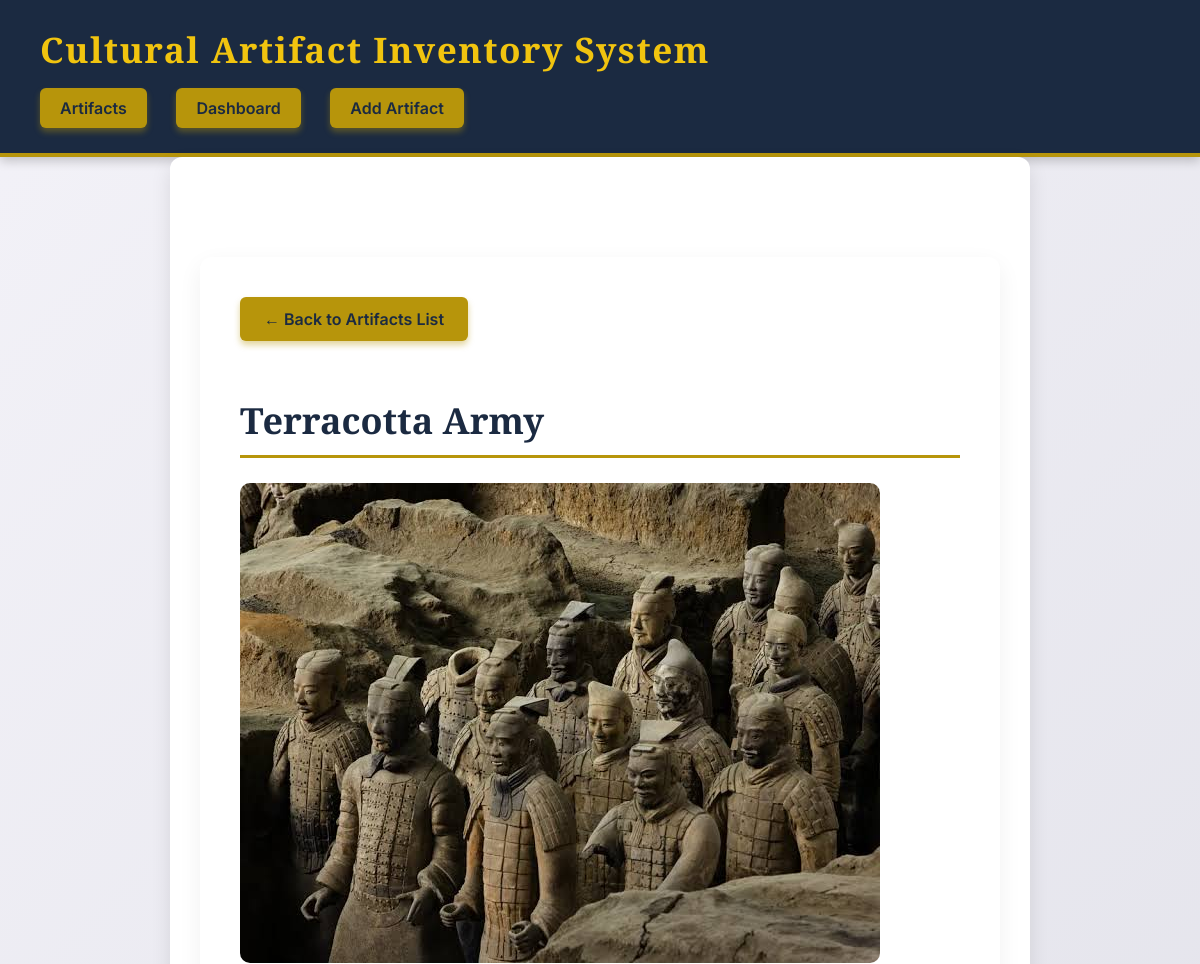
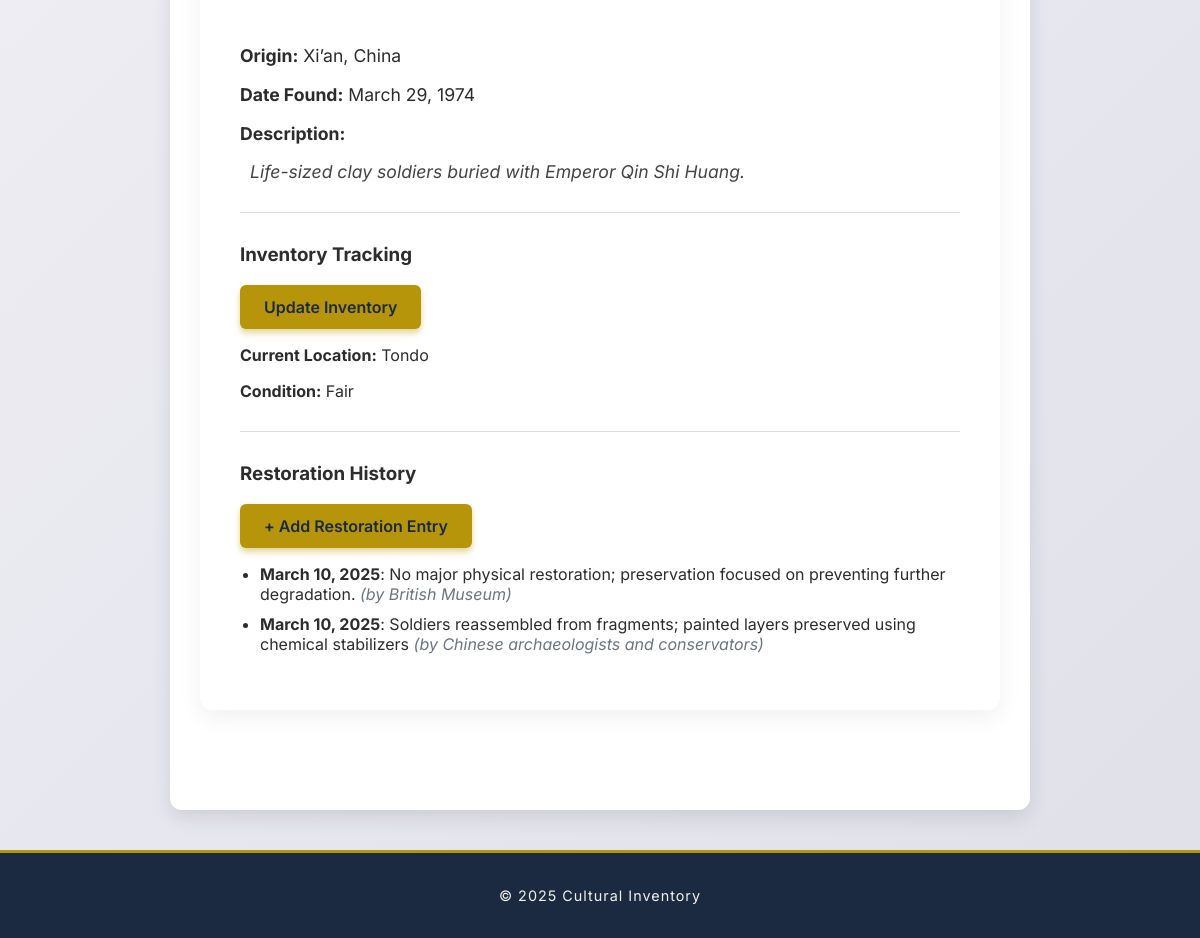
Page /7/ on the committed database (2 pictures, top to bottom).
### artifacts/models.py (models this page shows, shortened)
class Artifact(models.Model):
    name = models.CharField(max_length=100)
    description = models.TextField()
    origin = models.CharField(max_length=100)
    date_found = models.DateField(default=date.today)
    image = models.ImageField(upload_to='artifacts/', blank=True, null=True)

class ArtifactInventory(models.Model):
    CONDITION_CHOICES = [
        ('good', 'Good'),
        ('fair', 'Fair'),
        ('poor', 'Poor'),
    ]
    artifact = models.OneToOneField(Artifact, on_delete=models.CASCADE, related_name='inventory')
    location = models.CharField(max_length=100)
    condition = models.CharField(max_length=10, choices=CONDITION_CHOICES)
    last_updated = models.DateTimeField(auto_now=True)

class RestorationHistory(models.Model):
    artifact = models.ForeignKey(Artifact, on_delete=models.CASCADE, related_name='restorations')
    restoration_date = models.DateField()
    description = models.TextField()
    restored_by = models.CharField(max_length=100, blank=True, null=True)

### artifacts/views.py (the view)
# urls.py: path('<int:pk>/', views.artifact_detail, name='artifact_detail'),
def artifact_detail(request, pk):
    artifact = get_object_or_404(Artifact, pk=pk)
    inventory = ArtifactInventory.objects.filter(artifact=artifact)  # Get inventory for this artifact
    restorations = artifact.restorations.all()
    context = {
        'artifact': artifact,
        'inventory': inventory,
    }
    return render(request, 'artifacts/artifact_detail.html', {'artifact': artifact})

### artifacts/templates/artifacts/artifact_detail.html (shortened to what this page needs)
{% extends 'artifacts/base.html' %}
{% block content %}
<div class="artifact-detail-container">
  <a href="{% url 'artifact_list' %}" class="btn btn-back">
    &larr; Back to Artifacts List
  </a>
  <h2 class="artifact-title">{{ artifact.name }}</h2>
  {% if artifact.image %}
    <img src="{{ artifact.image.url }}" alt="{{ artifact.name }}" class="artifact-image">
  {% endif %}
  <div class="artifact-info">
    <p><strong>Origin:</strong> {{ artifact.origin }}</p>
    <p><strong>Date Found:</strong> {{ artifact.date_found }}</p>
    <p><strong>Description:</strong></p>
    <p class="artifact-description">{{ artifact.description }}</p>
  </div>
  <hr>
  <div class="section">
    <h3>Inventory Tracking</h3>
    <a href="{% url 'update_inventory' artifact.id %}" class="btn btn-update">
      Update Inventory
    </a>
    {% if artifact.inventory %}
      <p><strong>Current Location:</strong> {{ artifact.inventory.location }}</p>
      <p><strong>Condition:</strong> {{ artifact.inventory.get_condition_display }}</p>
    {% else %}
      <p class="text-muted">No inventory information available.</p>
    {% endif %}
  </div>
  <hr>
  <div class="section">
    <h3>Restoration History</h3>
    <a href="{% url 'add_restoration' artifact.id %}" class="btn btn-add">
      + Add Restoration Entry
    </a>
    <ul class="restoration-list">
      {% for restoration in artifact.restorations.all %}
        <li>
          <strong>{{ restoration.restoration_date }}</strong>: {{ restoration.description }}
          {% if restoration.restored_by %}
            <em class="text-muted">(by {{ restoration.restored_by }})</em>
          {% endif %}
        </li>
      {% empty %}
        <li class="text-muted">No restorations recorded.</li>
      {% endfor %}
    </ul>
  </div>
</div>
{% endblock %}

### artifacts/templates/artifacts/base.html (style rules this page uses)
*, *::before, *::after { box-sizing: border-box; }
body { font-family: 'Inter', sans-serif; margin: 0; padding: 0; background: linear-gradient(135deg, #f3f2f8 0%, #e0e0e8 100%); color: #2c2c2c; min-height: 100vh; display: flex; flex-direction: column; }
hr { border: none; border-top: 1px solid #ccc; margin: 30px 0; }
.btn { display: inline-block; background-color: #b7950b; color: #1b2a41; font-weight: 600; font-size: 1rem; padding: 10px 22px; border: 2px solid transparent; border-radius: 6px; cursor: pointer; transition: background-color 0.3s ease, color 0.3s ease, border-color 0.3s ease; text-decoration: none; user-select: none; box-shadow: 0 4px 6px rgba(183,149,11,0.4); }

### artifacts/templates/artifacts/artifact_detail.html (style rules this page uses)
.artifact-detail-container { max-width: 800px; margin: 60px auto; padding: 40px; background-color: #fff; border-radius: 12px; box-shadow: 0 8px 24px rgba(0, 0, 0, 0.06); font-family: 'Inter', sans-serif; color: #2c2c2c; }
.artifact-title { font-family: 'Playfair Display', serif; font-size: 2.25rem; margin-bottom: 25px; border-bottom: 3px solid #b7950b; padding-bottom: 10px; color: #1b2a41; }
.artifact-image { max-width: 100%; border-radius: 10px; margin-bottom: 25px; }
.artifact-info { font-size: 1.1rem; margin-bottom: 30px; }
.artifact-description { margin-top: 5px; font-style: italic; padding-left: 10px; color: #444; }
.section { margin-top: 30px; }
.btn { display: inline-block; background-color: #b7950b; color: #1b2a41; font-weight: 600; font-size: 1rem; padding: 10px 22px; border: 2px solid transparent; border-radius: 6px; cursor: pointer; transition: background-color 0.3s ease, color 0.3s ease, border-color 0.3s ease; text-decoration: none; user-select: none; box-shadow: 0 4px 6px rgba(183,149,11,0.4); }
.btn-back { margin-bottom: 25px; }
.restoration-list { padding-left: 20px; list-style-type: disc; }
.restoration-list li { margin-bottom: 10px; }
.text-muted { color: #6c757d; font-style: italic; }
hr { margin: 30px 0; border: none; border-top: 1px solid #ddd; }

### rows in the picture
Artifact: name "Terracotta Army", image (picture), origin "Xi’an, China", date_found "March 29, 1974", description "Life-sized clay soldiers buried with Emperor Qin Shi Huang.", inventory.location "Tondo", inventory.condition "Fair"
RestorationHistory: restoration_date "March 10, 2025", description "No major physical restoration; preservation focused on preventing further degradation.", restored_by "British Museum"
RestorationHistory: restoration_date "March 10, 2025", description "Soldiers reassembled from fragments; painted layers preserved using chemical stabilizers", restored_by "Chinese archaeologists and conservators"
